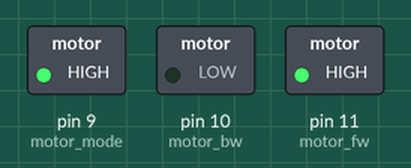
Recording of a sketch running on a simulated Arduino Uno, built with avr-gcc and run on an emulated ATmega328P. Parts: switched loads named in the sketch (green lamp = pin HIGH).

Above: at 0.5 s.
At 2.0 s:
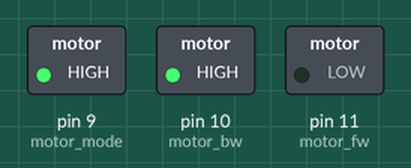
At 4.0 s:
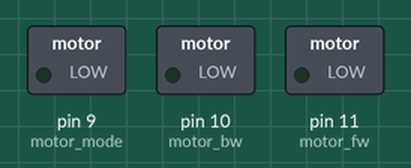
At 6.7 s:
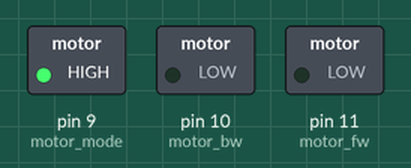
Timing chart, 0 to 7.2 s (numbered marks = the images above):
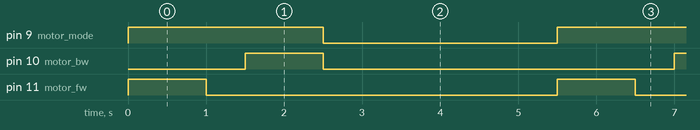

Measured:
- by itself, pin 9 (motor_mode): alternates HIGH for 2.5 s and LOW for 3.0 s
- by itself, pin 10 (motor_bw), pin 11 (motor_fw): alternates HIGH for 1.0 s and LOW for 4.5 s
- by itself, everything shown: repeats every 5.5 s, in 4 steps

The sketch:

projekt_motor.ino
```cpp
int motor_fw = 11;
int motor_bw = 10;
int motor_mode = 9;


void setup() {
  // put your setup code here, to run once:
  pinMode(motor_fw, OUTPUT);    //Framåt
  pinMode(motor_bw, OUTPUT);    //Bakåt
  pinMode(motor_mode, OUTPUT);    //Sätter på/stänger av motor
  Serial.begin(9600);   //Startar monitorn
}

void loop() {
  int counter;

  digitalWrite(motor_mode,1);
  digitalWrite(motor_fw,1);
  delay(1000);
  digitalWrite(motor_fw,0);
  delay(500);
  digitalWrite(motor_bw,1);
  delay(1000);
  digitalWrite(motor_bw,0);
  digitalWrite(motor_mode,0);
  delay(3000);

  /*
  for(int i = 30; i<255; i++){  //Motorn börjar rotera vid 30, max vid 255
    analogWrite(motor, i);    //Motorn snurrar med effekt i
    delay(50);    //Väntar 100ms för att bygga upp moment sakta

    counter = i/2.55;
    Serial.print("\nprocent = ");   //Skriver ut
    Serial.print(counter);    //Skriver ut värdet för i
  }
  */


}
```
